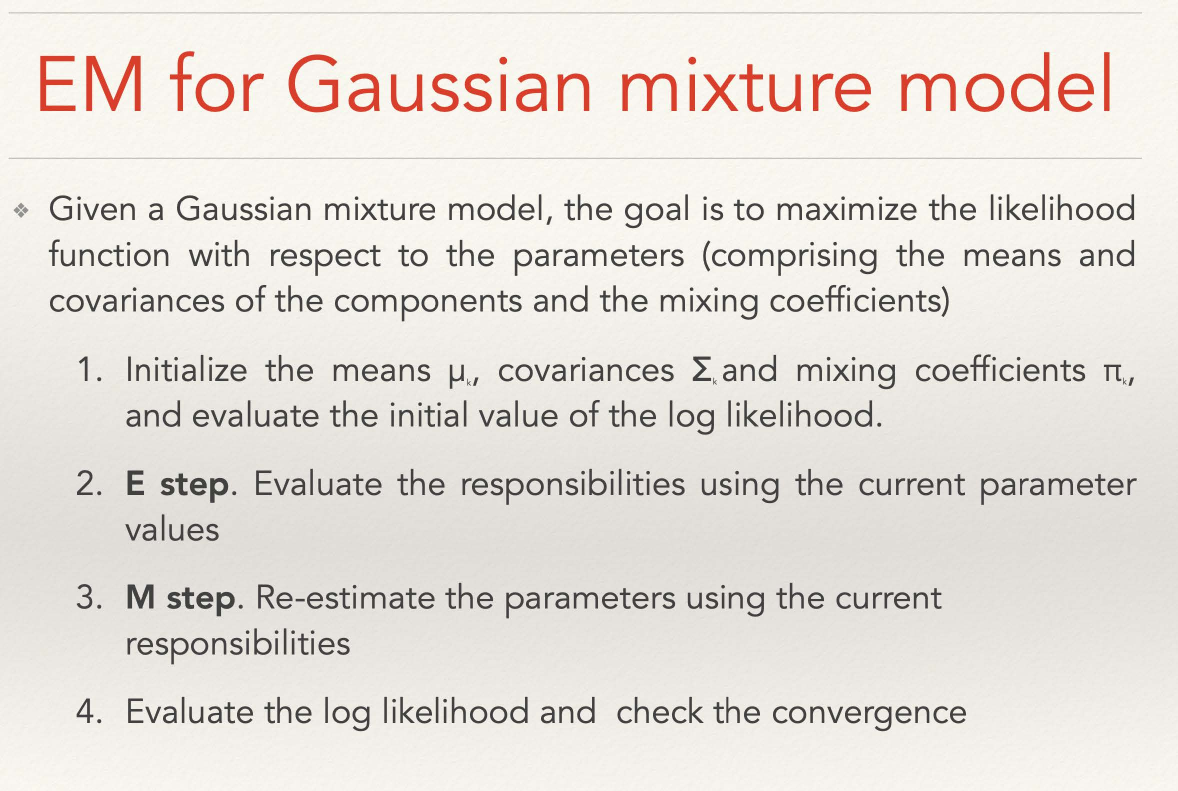
#> input picture Assignment3/Q5/Ques.jpg, 2356 x 1582 px, found by its file name (shown at 1/2 size)
$ python Q5.py
#> lines starting #> are read from the running program, lines starting #| are printed output that depends on the picture; after the words box and inside, x2 and y2 are one past the last pixel; in counts of white or black regions, pixels touching at a corner belong together
import math
import os
from xml.etree.ElementTree import ProcessingInstruction

import cv2
import numpy as np
from PIL import Image

path = "C:\\Users\\KenYuen\\OneDrive - sjtu.edu.cn\\Desktop\\UNI\\SEM 6 Spring Sem '22\\Computer Vision\\Assignment\\Assignment3\\Q5"
img = cv2.imread(os.path.join(path, 'Ques.jpg'))
#> img is the input picture: shape (1582, 2356, 3); mean B, G, R 219, 224.3, 229.5
img = cv2.resize(img,(640,480)) # 图像大小调整
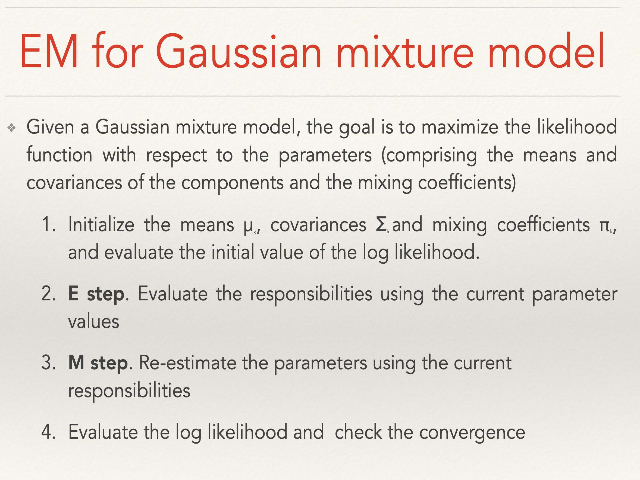
#> img: shape (480, 640, 3); mean B, G, R 219, 224.3, 229.4
img_copy = img.copy()
img_gray = cv2.cvtColor(img, cv2.COLOR_BGR2GRAY) # 灰度处理
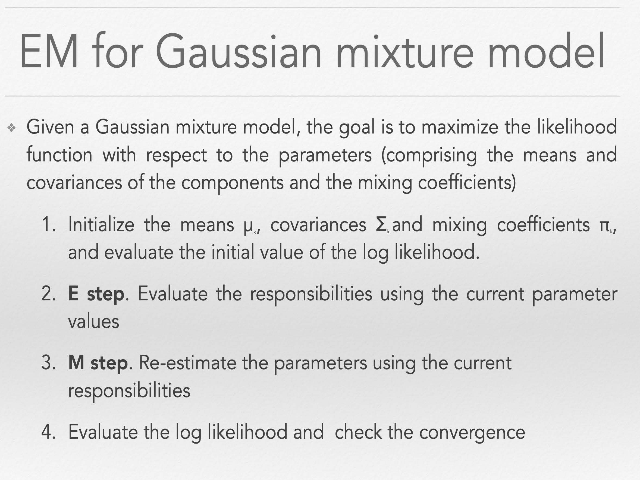
#> img_gray: shape (480, 640); min 33, max 255, mean 225
ret, img_thres = cv2.threshold(img_gray, 127, 255, cv2.THRESH_BINARY) # 二值化
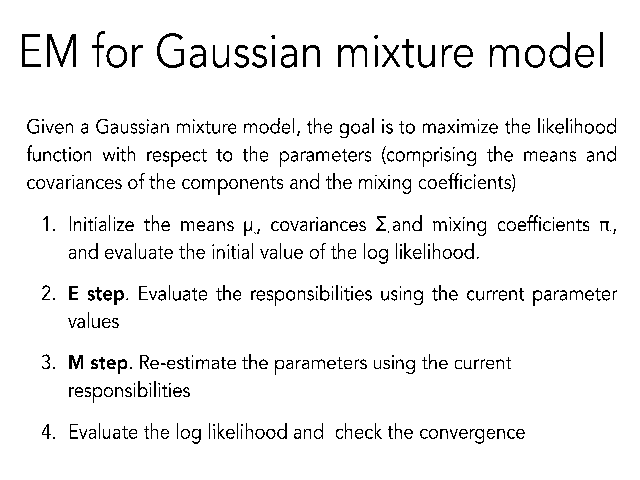
#> img_thres: shape (480, 640); 93.9% white; black in thin lines or dots, all inside (x1, y1, x2, y2) = (22, 31, 617, 444)
img_edges = cv2.Canny(img_thres, 100, 400, apertureSize = 3) # 边缘检测
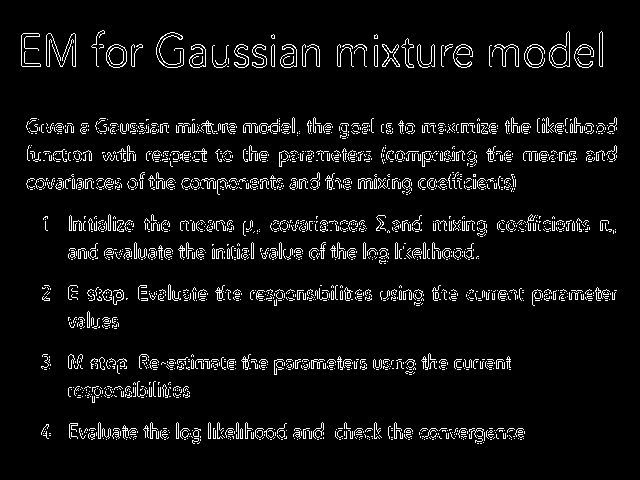
#> img_edges: shape (480, 640); 5.9% white in thin lines or dots, all inside (x1, y1, x2, y2) = (21, 30, 617, 444)

# 霍夫变换与直线拟合
lines = cv2.HoughLines(img_edges, 1, np.pi/2, 20)
#> lines = 224 rows, first 8: [151, 1.57], [123, 1.57], [125, 1.57], [131, 1.57], [159, 1.57], [298, 1.57], [290, 1.57], [359, 1.57]
starting_point = [] #直线起始点
ending_point = [] #直线总结点

#画线
if lines is not None:
    for i in range(0, len(lines)):
        rho = lines[i][0][0]
        theta = lines[i][0][1]
        a = math.cos(theta)
        b = math.sin(theta)
        x0 = a * rho
        y0 = b * rho
        pt1 = (int(x0 + 1000*(-b)), int(y0 + 1000*(a)))
        pt2 = (int(x0 - 1000*(-b)), int(y0 - 1000*(a)))
        starting_point.append(pt1)
        ending_point.append(pt2)
        if(pt1[0] != pt2[0]): # 限制竖向直线的绘制
            cv2.line(img, pt1, pt2, (0,0,255), 1, cv2.LINE_AA)
#> this loop made 224 passes
#> (rho, theta, a, b, x0, y0, pt1, pt2) on passes 1 to 3: (151, 1.57, -4.37e-08, 1, -6.6e-06, 151, (-1000, 150), (999, 151)), (123, 1.57, -4.37e-08, 1, -5.38e-06, 123, (-1000, 122), (999, 123)), (125, 1.57, -4.37e-08, 1, -5.46e-06, 125, (-1000, 124), (999, 125))
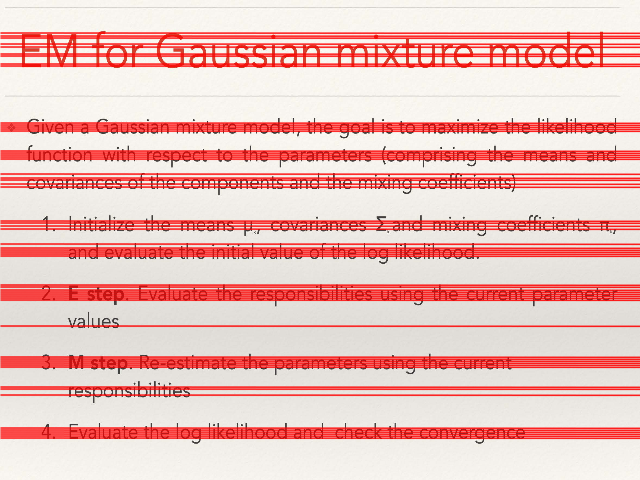
#> img: shape (480, 640, 3); mean B, G, R 186.3, 190.7, 237.2
#> after the loop, ending_point = 224 pairs, first value 21 to 999, second value -1000 to 438; starting_point = 224 pairs, first value -1000 to 616, second value 32 to 1000
cv2.imshow("houghline",img)
cv2.imwrite(os.path.join(path, 'img_Hough.jpg'), img)
# 霍夫变换与直线拟合完成


# 检测黑色起始像素点
black_pixels_front = []
for row in range(0, img_thres.shape[0]): # height
    for col in range(0, img_thres.shape[1]): # width
        if img_thres[row, col] < 127:
            black_pixels_front.append([row, col])
            break
# 黑色起始像素点检测完成

# 检测黑色像素点终结像素点
black_pixels_back = []
for row in range(0, img_thres.shape[0]): # height
    for col in range(0, img_thres.shape[1]): # width
        if img_thres[row, img_thres.shape[1]-col-1] < 127:
            black_pixels_back.append([row, img_thres.shape[1]-col-1])
            break
# 黑色终结像素点检测完成

"""
# 行间距为阈值进行像素聚类
points_in_a_line = 0
n = 0 # number of lines
average_starting_pixels = [[0.0,0.0],[0.0,0.0],[0.0,0.0],[0.0,0.0],[0.0,0.0],[0.0,0.0],[0.0,0.0],[0.0,0.0],[0.0,0.0],[0.0,0.0],[0.0,0.0]] # 每行文字中黑色像素平均起始点
col_start = []

for i in range(0, len(black_pixels_front)-1):
    if (i == len(black_pixels_front)-2): #最后一行
        #col_start.append(black_pixels_front[i][1])
        #min_col = min(col_start)
        points_in_a_line = points_in_a_line + 1
        average_starting_pixels[n][0] = (average_starting_pixels[n][0] + black_pixels_front[i][0])//points_in_a_line # 行起始
        #average_starting_pixels[n][1] = min_col
        average_starting_pixels[n][1] = (average_starting_pixels[n][1] + black_pixels_front[i][1])//points_in_a_line # 列起始
        points_in_a_line = 0
        break
    if black_pixels_front[i+1][0] - black_pixels_front[i][0] < 5:
        average_starting_pixels[n][0] = average_starting_pixels[n][0] + black_pixels_front[i][0]
        #col_start.append(black_pixels_front[i][1])
        average_starting_pixels[n][1] = average_starting_pixels[n][1] + black_pixels_front[i][1]
        points_in_a_line = points_in_a_line + 1
    else:
        #col_start.append(black_pixels_front[i][1])
        #min_col = min(col_start)
        points_in_a_line = points_in_a_line + 1
        average_starting_pixels[n][0] = (average_starting_pixels[n][0] + black_pixels_front[i][0])//points_in_a_line # 行起始
        #average_starting_pixels[n][1] = min_col
        average_starting_pixels[n][1] = (average_starting_pixels[n][1] + black_pixels_front[i][1])//points_in_a_line # 列起始
        points_in_a_line = 0
        n = n + 1

points_in_a_line = 0
n = 0 # number of lines
average_ending_pixels = [[0.0,0.0],[0.0,0.0],[0.0,0.0],[0.0,0.0],[0.0,0.0],[0.0,0.0],[0.0,0.0],[0.0,0.0],[0.0,0.0],[0.0,0.0],[0.0,0.0]] # 每行文字中黑色像素平均终结点
col_end = []
for i in range(0, len(black_pixels_back)-1):
    if(i == len(black_pixels_back)-2): #最后一行
        #col_end.append(black_pixels_back[i][1])
        #max_col = max(col_end)
        points_in_a_line = points_in_a_line + 1
        average_ending_pixels[n][0] = (average_ending_pixels[n][0] + black_pixels_back[i][0])//points_in_a_line # 行起始
        #average_ending_pixels[n][1] = max_col
        average_ending_pixels[n][1] = (average_ending_pixels[n][1] + black_pixels_back[i][1])//points_in_a_line # 列起始
        points_in_a_line = 0
        break
    if black_pixels_back[i+1][0] - black_pixels_back[i][0] < 5:
        average_ending_pixels[n][0] = average_ending_pixels[n][0] + black_pixels_back[i][0]
        #col_end.append(black_pixels_back[i][1])
        average_ending_pixels[n][1] = average_ending_pixels[n][1] + black_pixels_back[i][1]
        points_in_a_line = points_in_a_line + 1
    else:
        #col_end.append(black_pixels_back[i][1])
        #max_col = max(col_end)
        points_in_a_line = points_in_a_line + 1
        average_ending_pixels[n][0] = (average_ending_pixels[n][0] + black_pixels_back[i][0])//points_in_a_line # 行终结
        #average_ending_pixels[n][1] = max_col
        average_ending_pixels[n][1] = (average_ending_pixels[n][1] + black_pixels_back[i][1])//points_in_a_line # 列终结
        points_in_a_line = 0
        n = n + 1
# 像素点聚类完成
"""

# 直线首尾点判断
adjusted_line_start = []
adjusted_line_end = []
for i in range (0, len(starting_point)):
    for j in range (0, len(black_pixels_front)):
        if starting_point[i][1] == black_pixels_front[j][0]: # 直线与起始黑色像素的行比较
            for k in range(0, len(black_pixels_back)):
                if starting_point[i][1] == black_pixels_back[k][0]: # 直线与终结黑色像素的行比较
                    adjusted_line_start.append(black_pixels_front[j])
                    adjusted_line_end.append(black_pixels_back[k])
#> after the loop, adjusted_line_end = 57 pairs, first value 32 to 437, second value 118 to 616; adjusted_line_start = 57 pairs, first value 32 to 437, second value 22 to 142
# 直线首尾点判断完成

# 所有首尾点排序
for i in range(0, len(adjusted_line_start) - 1):
    for j in range (0, len(adjusted_line_start) - i - 1):
        if adjusted_line_start[j][0] > adjusted_line_start[j+1][0]:
            adjusted_line_start[j] , adjusted_line_start[j+1] = adjusted_line_start[j+1] , adjusted_line_start[j]
#> this loop made 56 passes

for i in range(0, len(adjusted_line_end) - 1):
    for j in range (0, len(adjusted_line_end) - i - 1):
        if adjusted_line_end[j][0] > adjusted_line_end[j+1][0]:
            adjusted_line_end[j] , adjusted_line_end[j+1] = adjusted_line_end[j+1] , adjusted_line_end[j]
# 排序完成

# 行间距为阈值进行直线聚类
lines_in_text = 0
n = 0 # number of lines
col_start = []
average_line_starting_pixels = [[0.0,0.0],[0.0,0.0],[0.0,0.0],[0.0,0.0],[0.0,0.0],[0.0,0.0],[0.0,0.0],[0.0,0.0],[0.0,0.0],[0.0,0.0],[0.0,0.0]] # 每行文字中黑色像素平均起始点
for i in range(0, len(adjusted_line_start)-1):
    if(i == len(adjusted_line_start)-2): #最后一行
        col_start.append(adjusted_line_start[i][1])
        print(col_start)
        min_col = min(col_start)
        lines_in_text = lines_in_text + 1
        average_line_starting_pixels[n][0] = (average_line_starting_pixels[n][0] + adjusted_line_start[i][0])//lines_in_text # 行起始
        average_line_starting_pixels[n][1] = min_col # 列起始
        lines_in_text = 0
        col_start.clear()
        break
    if adjusted_line_start[i+1][0] - adjusted_line_start[i][0] < 14:
        average_line_starting_pixels[n][0] = average_line_starting_pixels[n][0] + adjusted_line_start[i][0]
        col_start.append(adjusted_line_start[i][1])
        lines_in_text = lines_in_text + 1
    else:
        col_start.append(adjusted_line_start[i][1])
        min_col = min(col_start)
        lines_in_text = lines_in_text + 1
        average_line_starting_pixels[n][0] = (average_line_starting_pixels[n][0] + adjusted_line_start[i][0])//lines_in_text # 行起始
        average_line_starting_pixels[n][1] = min_col # 列起始
        lines_in_text = 0
        n = n + 1
        col_start.clear()
#> this loop made 56 passes
#> min_col on passes 9, 14, 19, 24, 28, 34, 41, 42, 48, 51, 56: 22, 27, 27, 27, 46, 69, 42, 71, 42, 69, 42
#| [45, 44, 43, 42, 47]
#> after the loop, average_line_starting_pixels = [[47, 22], [126, 27], [154, 27], [179, 27], [223, 46], [249, 69], [292, 42], [325, 71], [361, 42], [389, 69], [431, 42]]; col_start = []; n = 10

lines_in_text = 0
n = 0 # number of lines
average_line_ending_pixels = [[0.0,0.0],[0.0,0.0],[0.0,0.0],[0.0,0.0],[0.0,0.0],[0.0,0.0],[0.0,0.0],[0.0,0.0],[0.0,0.0],[0.0,0.0],[0.0,0.0]] # 每行文字中黑色像素平均终结点
col_end = []
for i in range(0, len(adjusted_line_end)-1):
    if(i == len(adjusted_line_end)-2): #最后一行
        col_end.append(adjusted_line_end[i][1])
        max_col = max(col_end)
        lines_in_text = lines_in_text + 1
        average_line_ending_pixels[n][0] = (average_line_ending_pixels[n][0] + adjusted_line_end[i][0])/lines_in_text # 行终点
        average_line_ending_pixels[n][1] = max_col # 列终点
        lines_in_text = 0
        col_end.clear()
        break
    if adjusted_line_end[i+1][0] - adjusted_line_end[i][0] < 14:
        average_line_ending_pixels[n][0] = average_line_ending_pixels[n][0] + adjusted_line_end[i][0]
        col_end.append(adjusted_line_end[i][1])
        lines_in_text = lines_in_text + 1
    else:
        col_end.append(adjusted_line_end[i][1])
        max_col = max(col_end)
        lines_in_text = lines_in_text + 1
        average_line_ending_pixels[n][0] = (average_line_ending_pixels[n][0] + adjusted_line_end[i][0])//lines_in_text #行终点
        average_line_ending_pixels[n][1] = max_col # 列终点
        lines_in_text = 0
        n = n + 1
        col_end.clear()
# 直线聚类完成

final_line_start = [[0,0],[0,0],[0,0],[0,0],[0,0],[0,0],[0,0],[0,0],[0,0],[0,0],[0,0]]
final_line_end = [[0,0],[0,0],[0,0],[0,0],[0,0],[0,0],[0,0],[0,0],[0,0],[0,0],[0,0]]
for i in range(0,11):
    """
    final_line_start[i][1] = int((average_line_starting_pixels[i][0] + average_starting_pixels[i][0])//2) # 起始行
    final_line_start[i][0] = int((average_line_starting_pixels[i][1] + average_starting_pixels[i][1])//2) # 起始列
    final_line_end[i][1] = int((average_line_ending_pixels[i][0] + average_ending_pixels[i][0])//2) # 终点行
    final_line_end[i][0] = int((average_line_ending_pixels[i][1] + average_ending_pixels[i][1])//2) # 终点列
    """
    final_line_start[i][1] = int(average_line_starting_pixels[i][0]) # 起始行
    final_line_start[i][0] = int(average_line_starting_pixels[i][1]) # 起始列
    final_line_end[i][1] = int(average_line_ending_pixels[i][0]) # 终点行
    final_line_end[i][0] = int(average_line_ending_pixels[i][1]) # 终点列

for i in range (0, len(final_line_start)):
    cv2.line(img_copy, final_line_start[i], final_line_end[i], (0,0,0), 3, cv2.LINE_AA)
#> this loop made 11 passes
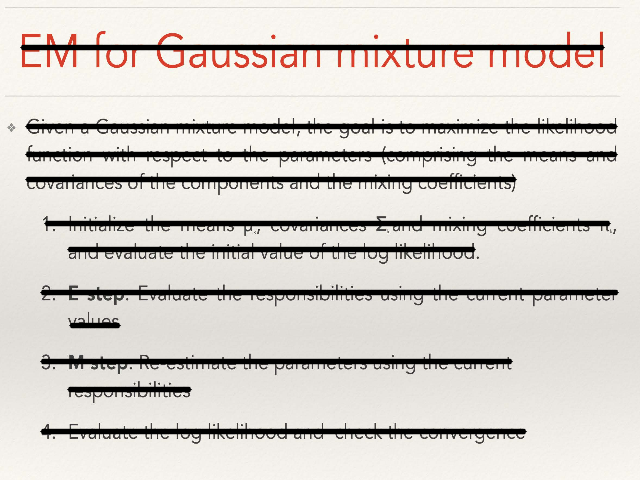
#> img_copy: shape (480, 640, 3); 11.25% of pixels changed, all inside (x1, y1, x2, y2) = (19, 44, 620, 435)
cv2.imshow('Adjusted Image', img_copy)
cv2.imwrite(os.path.join(path, 'img_Final.jpg'), img_copy)
cv2.waitKey()
cv2.destroyAllWindows()
